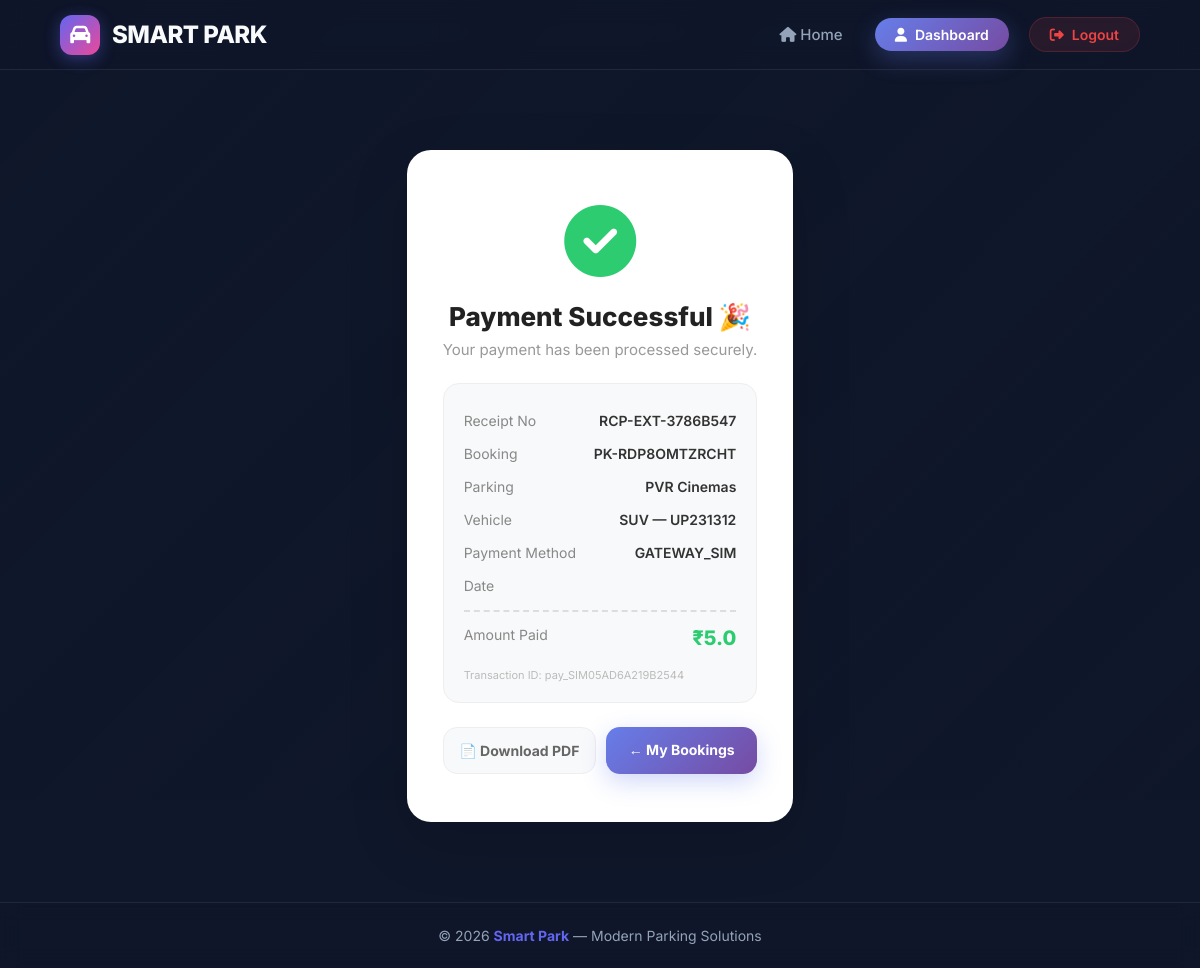
Page /payment/success/20/ (signed in) on the committed database.
### parking/models.py (models this page shows, shortened)
class Receipt(models.Model):
    booking = models.ForeignKey(Booking, on_delete=models.CASCADE)
    receipt_number = models.CharField(max_length=50, unique=True)
    generated_at = models.DateTimeField(auto_now_add=True)
    total_amount = models.FloatField()
    amount = models.IntegerField()
    payment_status = models.CharField(max_length=20, default="SUCCESS")
    payment_method = models.CharField(max_length=50)
    transaction_id = models.CharField(max_length=50)

class Booking(models.Model):
    user = models.ForeignKey(User, on_delete=models.CASCADE)
    parking = models.ForeignKey(Parking, on_delete=models.CASCADE)
    vehicle_type = models.CharField(max_length=20, choices=VEHICLE_CHOICES)
    vehicle_number = models.CharField(max_length=20)
    booking_code = models.CharField(max_length=20, unique=True, editable=False)
    assigned_slot = models.CharField(max_length=10, blank=True, null=True)
    hours = models.IntegerField(default=1)
    total_price = models.FloatField(blank=True, null=True)
    booking_time = models.DateTimeField(auto_now_add=True)
    start_time = models.DateTimeField(null=True, blank=True)
    end_time = models.DateTimeField(null=True, blank=True)
    payment_timing = models.CharField(max_length=15, choices=PAYMENT_TIMING_CHOICES, default='pay_now')
    is_active = models.BooleanField(default=True)
    status = models.CharField(max_length=20, choices=BOOKING_STATUS_CHOICES, default='booked')
    is_checked_out = models.BooleanField(default=False)
    actual_exit_time = models.DateTimeField(null=True, blank=True)
    overstay_penalty = models.FloatField(default=0)
    rating = models.IntegerField(null=True, blank=True)

class Parking(models.Model):
    provider = models.ForeignKey(User, on_delete=models.CASCADE)
    parking_name = models.CharField(max_length=100)
    location = models.CharField(max_length=200)
    latitude = models.FloatField(null=True, blank=True)
    longitude = models.FloatField(null=True, blank=True)
    bike_slots = models.IntegerField(default=0)
    car_slots = models.IntegerField(default=0)
    suv_slots = models.IntegerField(default=0)
    truck_slots = models.IntegerField(default=0)
    available_bike_slots = models.IntegerField(default=0)
    available_car_slots = models.IntegerField(default=0)
    available_suv_slots = models.IntegerField(default=0)
    available_truck_slots = models.IntegerField(default=0)
    bike_price = models.FloatField(default=0)
    car_price = models.FloatField(default=0)
    suv_price = models.FloatField(default=0)
    truck_price = models.FloatField(default=0)
    bike_free_slots = models.IntegerField(default=0)
    car_free_slots = models.IntegerField(default=0)
    suv_free_slots = models.IntegerField(default=0)
    truck_free_slots = models.IntegerField(default=0)
    bike_first_free_limit = models.IntegerField(default=0)
    car_first_free_limit = models.IntegerField(default=0)
    suv_first_free_limit = models.IntegerField(default=0)
    truck_first_free_limit = models.IntegerField(default=0)
    used_bike_free_today = models.IntegerField(default=0)
    used_car_free_today = models.IntegerField(default=0)
    used_suv_free_today = models.IntegerField(default=0)
    used_truck_free_today = models.IntegerField(default=0)
    used_bike_first_free_today = models.IntegerField(default=0)
    used_car_first_free_today = models.IntegerField(default=0)
    used_suv_first_free_today = models.IntegerField(default=0)
    used_truck_first_free_today = models.IntegerField(default=0)
    last_reset_date = models.DateField(null=True, blank=True)

### parking/views.py (the view)
# urls.py: path('payment/success/<int:receipt_id>/', views.payment_success, name='payment_success'),
@login_required
def payment_success(request, receipt_id):
    receipt = get_object_or_404(Receipt, id=receipt_id)
    return render(request, "payment_success.html", {"receipt": receipt})

### parking/templates/payment_success.html (shortened to what this page needs)
{% extends 'home.html' %}
{% block content %}
<link rel="stylesheet" href="https://cdnjs.cloudflare.com/ajax/libs/font-awesome/6.5.0/css/all.min.css">
<div class="success-box">
    <div class="success-icon"><i class="fa-solid fa-circle-check"></i></div>
    <div class="success-title">Payment Successful 🎉</div>
    <div class="success-text">Your payment has been processed securely.</div>
    <div class="receipt-box">
        <div class="receipt-row"><span class="lbl">Receipt No</span><span class="val">{{ receipt.receipt_number }}</span></div>
        <div class="receipt-row"><span class="lbl">Booking</span><span class="val">{{ receipt.booking.booking_code }}</span></div>
        <div class="receipt-row"><span class="lbl">Parking</span><span class="val">{{ receipt.booking.parking.parking_name }}</span></div>
        <div class="receipt-row"><span class="lbl">Vehicle</span><span class="val">{{ receipt.booking.vehicle_type }} — {{ receipt.booking.vehicle_number }}</span></div>
        <div class="receipt-row"><span class="lbl">Payment Method</span><span class="val">{{ receipt.payment_method|upper }}</span></div>
        <div class="receipt-row"><span class="lbl">Date</span></div>
        <div class="receipt-row total-row"><span class="lbl">Amount Paid</span><span class="val">₹{{ receipt.total_amount }}</span></div>
        <div class="txn-id">Transaction ID: {{ receipt.transaction_id }}</div>
    </div>
    <div class="actions">
        <a href="{% url 'download_receipt' receipt.id %}" class="btn btn-download">📄 Download PDF</a>
        <a href="{% url 'my_bookings' %}" class="btn btn-primary">← My Bookings</a>
    </div>
</div>
{% endblock %}

### parking/templates/home.html (style rules this page uses)
:root { --primary: #6366f1; --primary-hover: #4f46e5; --secondary: #ec4899; --bg-dark: #0f172a; --text-light: #f8fafc; --text-muted: #94a3b8; --glass-bg: rgba(15, 23, 42, 0.6); --glass-border: rgba(255, 255, 255, 0.08); }
* { margin: 0; padding: 0; box-sizing: border-box; font-family: 'Inter', sans-serif; }
body { min-height: 100vh; display: flex; flex-direction: column; background-color: var(--bg-dark); color: var(--text-light); overflow-x: hidden; }
.btn-primary { background: linear-gradient(135deg, var(--primary), #818cf8); color: white !important; box-shadow: 0 4px 15px rgba(99, 102, 241, 0.3); }

### parking/templates/payment_success.html (style rules this page uses)
.success-box { max-width:520px; margin:40px auto; background:#fff; padding:48px 36px; text-align:center; border-radius:24px; box-shadow:0 20px 60px rgba(0,0,0,0.15); animation:bounceIn 0.6s cubic-bezier(0.175, 0.885, 0.32, 1.275); }
.success-icon { font-size:72px; margin-bottom:16px; animation:iconPop 0.5s 0.3s ease forwards; opacity:0; }
.success-icon i { color:#2ecc71; }
.success-title { font-size:26px; font-weight:800; margin-bottom:8px; color:#222; }
.success-text { color:#999; margin-bottom:24px; font-size:15px; }
.receipt-box { background:#f8f9fa; border:1px solid #eee; padding:20px; border-radius:16px; margin:24px 0; text-align:left; }
.receipt-row { display:flex; justify-content:space-between; padding:8px 0; font-size:14px; }
.receipt-row .lbl { color:#888; }
.receipt-row .val { color:#333; font-weight:600; }
.receipt-row.total-row { border-top:2px dashed #ddd; padding-top:14px; margin-top:8px; }
.receipt-row.total-row .val { color:#2ecc71; font-weight:800; font-size:20px; }
.txn-id { font-size:11px; color:#bbb; margin-top:10px; word-break:break-all; }
.actions { display:flex; gap:10px; margin-top:20px; }
.btn { flex:1; display:block; padding:14px; border-radius:14px; text-decoration:none; font-weight:700; font-size:14px; transition:all 0.3s; text-align:center; font-family:'Inter',sans-serif; }
.btn-primary { background:linear-gradient(135deg, #667eea, #764ba2); color:white; box-shadow:0 8px 25px rgba(102,126,234,0.3); }
.btn-download { background:#f8f9fa; border:1px solid #eee; color:#666; }

### rows in the picture
Receipt: receipt_number "RCP-EXT-3786B547", booking.booking_code "PK-RDP8OMTZRCHT", booking.parking.parking_name "PVR Cinemas", booking.vehicle_type "SUV", booking.vehicle_number "UP231312", payment_method "GATEWAY_SIM", total_amount "5.0", transaction_id "pay_SIM05AD6A219B2544"
